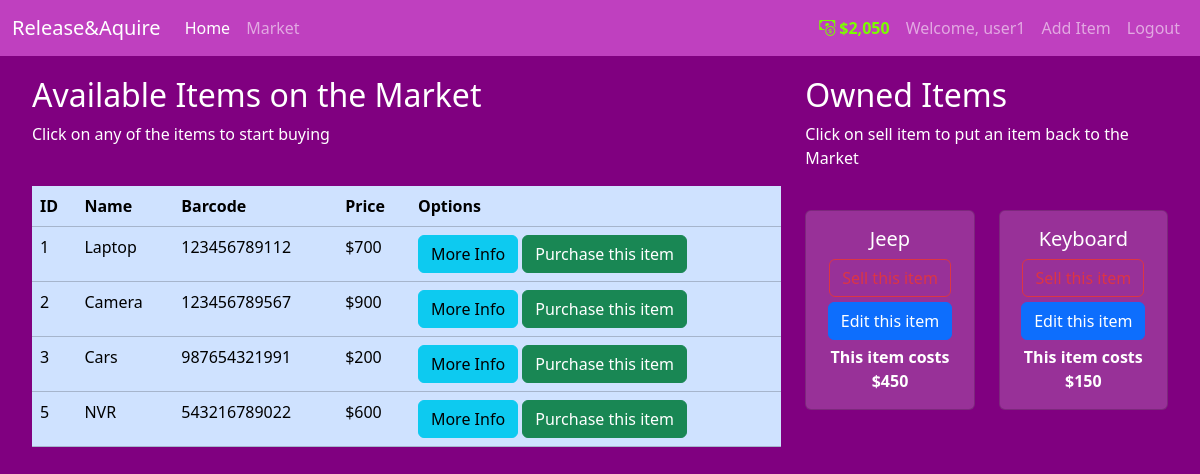
The app's page /market (signed in) with its own data.
### marketplace/models.py (models this page shows, shortened)
class User(db.Model, UserMixin):
    id = db.Column(db.Integer(), primary_key=True)
    username = db.Column(db.String(length=30), nullable=False, unique=True)
    email = db.Column(db.String(length=50), nullable=False, unique=True)
    password_hashed = db.Column(db.String(length=60), nullable=False)
    budget = db.Column(db.Integer(), nullable=False, default=1000)
    items = db.relationship('Item', backref='owned_user', lazy=True)
    @property
    def prettier_budget(self):
        if len(str(self.budget)) >= 4:
            return f'${str(self.budget)[:-3]},{str(self.budget)[-3:]}'
        else:
            return f"${self.budget}"
    @property
    def password(self):
        return self.password

class Item(db.Model):
    id = db.Column(db.Integer(), primary_key=True)
    name = db.Column(db.String(length=30), nullable=False, unique=True)
    barcode = db.Column(db.String(length=12), nullable=False, unique=True)
    price = db.Column(db.Integer(), nullable=False)
    description = db.Column(db.String(length=1024), nullable=False, unique=True)
    owner = db.Column(db.Integer(), db.ForeignKey('user.id'))
    date_posted = db.Column(db.DateTime, nullable=False, default=datetime.utcnow)

### marketplace/routes.py (the view, shortened to what this page needs)
@app.route('/market', methods=['GET', 'POST'])
@login_required
def market_page():
    purchase_form = PurchaseItemForm()
    selling_form = SellItemForm()
    if request.method == "GET":
        items = Item.query.filter_by(owner=None)
        owned_items = Item.query.filter_by(owner=current_user.id)
        return render_template('market.html', title='Market', items=items, purchase_form=purchase_form, selling_form=selling_form, owned_items=owned_items)

### marketplace/models.py (called while the page is built)
@login_manager.user_loader
def load_user(user_id):
    return User.query.get(int(user_id))

### marketplace/templates/market.html (shortened to what this page needs)
{% extends "layout.html" %} {% block content %}
<div
  class="row"
  style="margin-top: 20px; margin-left: 20px; margin-right: 20px"
>
  <div class="col-8">
    <h2>Available Items on the Market</h2>
    <p>Click on any of the items to start buying</p>
    <br />
    <table class="table table-hover table-primary">
      <thead>
        <tr>
          <th scope="col">ID</th>
          <th scope="col">Name</th>
          <th scope="col">Barcode</th>
          <th scope="col">Price</th>
          <th scope="col">Options</th>
        </tr>
      </thead>
      <tbody>
        {% for item in items %}
        <tr>
          <td>{{ item.id }}</td>
          <td>{{ item.name }}</td>
          <td>{{ item.barcode }}</td>
          <td>${{ item.price }}</td>
          <td>
            <button class="btn btn-outline btn-info" data-bs-toggle="modal" data-bs-target="#Modal-MoreInfo-{{ item.id }}">More Info</button>
            <button class="btn btn-outline btn-success" data-bs-toggle="modal" data-bs-target="#Modal-PurchaseItem-{{ item.id }}">
              Purchase this item
            </button>
          </td>
        </tr>
        {% endfor %}
      </tbody>
    </table>
  </div>
  <div class="col-4">
    <h2>Owned Items</h2>
    <p>Click on sell item to put an item back to the Market</p>
    <br />
    <div class="row">
      {% for owned_item in owned_items %}
        <div class="col-md-6">
          <div class="card text-center" style="background-color: #983198; margin-bottom: 5px; color: white">
            <div class="card-body">
              <h5 class="card-title">{{ owned_item.name }}</h5>
              <button type="button" class="btn btn-outline-danger" style="margin-bottom: 5px;" data-bs-toggle="modal" data-bs-target="#Modal-SellItem-{{ owned_item.id }}">
              </button>
              <button type="button" class="btn btn-primary" style="margin-bottom: 5px;" data-bs-toggle="modal" data-bs-target="#Modal-EditItem-{{ owned_item.id }}">
                Edit this item
              </button>
              <p class="card-text"><strong>This item costs ${{ owned_item.price }}</strong></p>
            </div>
          </div>
        </div>
      {% endfor %}
    </div>
  </div>
</div>
{% endblock content %}

### marketplace/templates/layout.html (shortened to what this page needs)
<!DOCTYPE html>
<html lang="en">
  <head>
    <link
      href="https://cdn.jsdelivr.net/npm/bootstrap@5.3.2/dist/css/bootstrap.min.css"
      rel="stylesheet"
    />
    <link rel="stylesheet" href="https://cdn.jsdelivr.net/npm/bootstrap-icons@1.11.3/font/bootstrap-icons.min.css">
  </head>
  <body>
    <nav
      class="navbar navbar-expand-lg navbar-dark"
      style="background-color: #bf40bf"
    >
      <div class="container-fluid">
        <a class="navbar-brand" href="/">Release&Aquire</a>
        <div class="collapse navbar-collapse" id="navbarNav">
          <ul class="navbar-nav me-auto mb-2 mb-lg-0">
            <li class="nav-item">
              <a class="nav-link active" aria-current="page" href="{{ url_for('home_page') }}">Home</a>
            </li>
            <li class="nav-item">
              <a class="nav-link" href="{{ url_for('market_page') }}">Market</a>
            </li>
          </ul>
            {% if current_user.is_authenticated %}
            <ul class="navbar-nav">
              <li class="nav-item">
                <a class="nav-link" style="color: lawngreen; font-weight: bold">
                  <i class="bi bi-cash-coin"></i>
                  {{ current_user.prettier_budget }}
                </a>
              </li>
              <li class="nav-item">
                <a class="nav-link">Welcome, {{ current_user.username }}</a>
              </li>
              <li class="nav-item">
                <a class="nav-link" href="{{ url_for('new_item') }}">Add Item</a>
              </li>
              <li class="nav-item">
                <a class="nav-link" href="{{ url_for('logout_page') }}">Logout</a>
              </li>
            </ul>
            {% endif %}
        </div>
      </div>
    </nav>
    {% block content %}{% endblock %}
  </body>
</html>

### marketplace/templates/layout.html (style rules this page uses)
body { background-color: #800080; color: white; }

### records on screen
User: prettier_budget "$2,050", username "user1"
Item: id "1", name "Laptop", barcode "123456789112", price "700"
Item: id "2", name "Camera", barcode "123456789567", price "900"
Item: id "3", name "Cars", barcode "987654321991", price "200"
Item: id "5", name "NVR", barcode "543216789022", price "600"
Item: name "Jeep", price "450"
Item: name "Keyboard", price "150"
